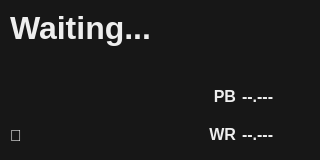
<?xml version="1.0" encoding="UTF-8"?>
<ui version="4.0">
 <class>LevelWindow</class>
 <widget class="QWidget" name="LevelWindow">
  <property name="geometry">
   <rect>
    <x>0</x>
    <y>0</y>
    <width>320</width>
    <height>160</height>
   </rect>
  </property>
  <property name="palette">
   <palette>
    <active>
     <colorrole role="WindowText">
      <brush brushstyle="SolidPattern">
       <color alpha="255">
        <red>238</red>
        <green>238</green>
        <blue>238</blue>
       </color>
      </brush>
     </colorrole>
     <colorrole role="Window">
      <brush brushstyle="SolidPattern">
       <color alpha="255">
        <red>23</red>
        <green>23</green>
        <blue>23</blue>
       </color>
      </brush>
     </colorrole>
     <colorrole role="PlaceholderText">
      <brush brushstyle="SolidPattern">
       <color alpha="128">
        <red>238</red>
        <green>238</green>
        <blue>238</blue>
       </color>
      </brush>
     </colorrole>
    </active>
    <inactive>
     <colorrole role="WindowText">
      <brush brushstyle="SolidPattern">
       <color alpha="255">
        <red>238</red>
        <green>238</green>
        <blue>238</blue>
       </color>
      </brush>
     </colorrole>
     <colorrole role="Window">
      <brush brushstyle="SolidPattern">
       <color alpha="255">
        <red>23</red>
        <green>23</green>
        <blue>23</blue>
       </color>
      </brush>
     </colorrole>
     <colorrole role="PlaceholderText">
      <brush brushstyle="SolidPattern">
       <color alpha="128">
        <red>238</red>
        <green>238</green>
        <blue>238</blue>
       </color>
      </brush>
     </colorrole>
    </inactive>
    <disabled>
     <colorrole role="WindowText">
      <brush brushstyle="SolidPattern">
       <color alpha="255">
        <red>120</red>
        <green>120</green>
        <blue>120</blue>
       </color>
      </brush>
     </colorrole>
     <colorrole role="Window">
      <brush brushstyle="SolidPattern">
       <color alpha="255">
        <red>23</red>
        <green>23</green>
        <blue>23</blue>
       </color>
      </brush>
     </colorrole>
     <colorrole role="PlaceholderText">
      <brush brushstyle="SolidPattern">
       <color alpha="128">
        <red>0</red>
        <green>0</green>
        <blue>0</blue>
       </color>
      </brush>
     </colorrole>
    </disabled>
   </palette>
  </property>
  <property name="font">
   <font>
    <pointsize>12</pointsize>
    <weight>75</weight>
    <bold>true</bold>
   </font>
  </property>
  <property name="windowTitle">
   <string>LevelWindow</string>
  </property>
  <widget class="QLabel" name="maplabel">
   <property name="geometry">
    <rect>
     <x>10</x>
     <y>10</y>
     <width>300</width>
     <height>36</height>
    </rect>
   </property>
   <property name="font">
    <font>
     <pointsize>24</pointsize>
     <weight>75</weight>
     <bold>true</bold>
    </font>
   </property>
   <property name="text">
    <string>Waiting...</string>
   </property>
  </widget>
  <widget class="QWidget" name="gridLayoutWidget">
   <property name="geometry">
    <rect>
     <x>209</x>
     <y>80</y>
     <width>101</width>
     <height>70</height>
    </rect>
   </property>
   <layout class="QGridLayout" name="recordslayout">
    <property name="sizeConstraint">
     <enum>QLayout::SetDefaultConstraint</enum>
    </property>
    <item row="0" column="0">
     <widget class="QLabel" name="pblabel">
      <property name="sizePolicy">
       <sizepolicy hsizetype="Preferred" vsizetype="Preferred">
        <horstretch>0</horstretch>
        <verstretch>0</verstretch>
       </sizepolicy>
      </property>
      <property name="text">
       <string>PB</string>
      </property>
      <property name="alignment">
       <set>Qt::AlignRight|Qt::AlignTrailing|Qt::AlignVCenter</set>
      </property>
     </widget>
    </item>
    <item row="0" column="1">
     <widget class="QLabel" name="pbtime">
      <property name="text">
       <string>--.---</string>
      </property>
     </widget>
    </item>
    <item row="1" column="0">
     <widget class="QLabel" name="wrlabel">
      <property name="sizePolicy">
       <sizepolicy hsizetype="Fixed" vsizetype="Preferred">
        <horstretch>0</horstretch>
        <verstretch>0</verstretch>
       </sizepolicy>
      </property>
      <property name="text">
       <string>WR</string>
      </property>
      <property name="alignment">
       <set>Qt::AlignRight|Qt::AlignTrailing|Qt::AlignVCenter</set>
      </property>
     </widget>
    </item>
    <item row="1" column="1">
     <widget class="QLabel" name="wrtime">
      <property name="text">
       <string>--.---</string>
      </property>
     </widget>
    </item>
   </layout>
  </widget>
  <widget class="QLabel" name="reclabel">
   <property name="enabled">
    <bool>true</bool>
   </property>
   <property name="geometry">
    <rect>
     <x>10</x>
     <y>120</y>
     <width>31</width>
     <height>31</height>
    </rect>
   </property>
   <property name="text">
    <string>🔴</string>
   </property>
  </widget>
  <widget class="QLabel" name="timelabel">
   <property name="geometry">
    <rect>
     <x>10</x>
     <y>50</y>
     <width>191</width>
     <height>51</height>
    </rect>
   </property>
   <property name="font">
    <font>
     <pointsize>32</pointsize>
    </font>
   </property>
   <property name="alignment">
    <set>Qt::AlignRight|Qt::AlignTrailing|Qt::AlignVCenter</set>
   </property>
  </widget>
  <widget class="QLabel" name="reslabel">
   <property name="geometry">
    <rect>
     <x>100</x>
     <y>110</y>
     <width>71</width>
     <height>41</height>
    </rect>
   </property>
   <property name="font">
    <font>
     <pointsize>28</pointsize>
    </font>
   </property>
  </widget>
 </widget>
 <resources/>
 <connections/>
</ui>
